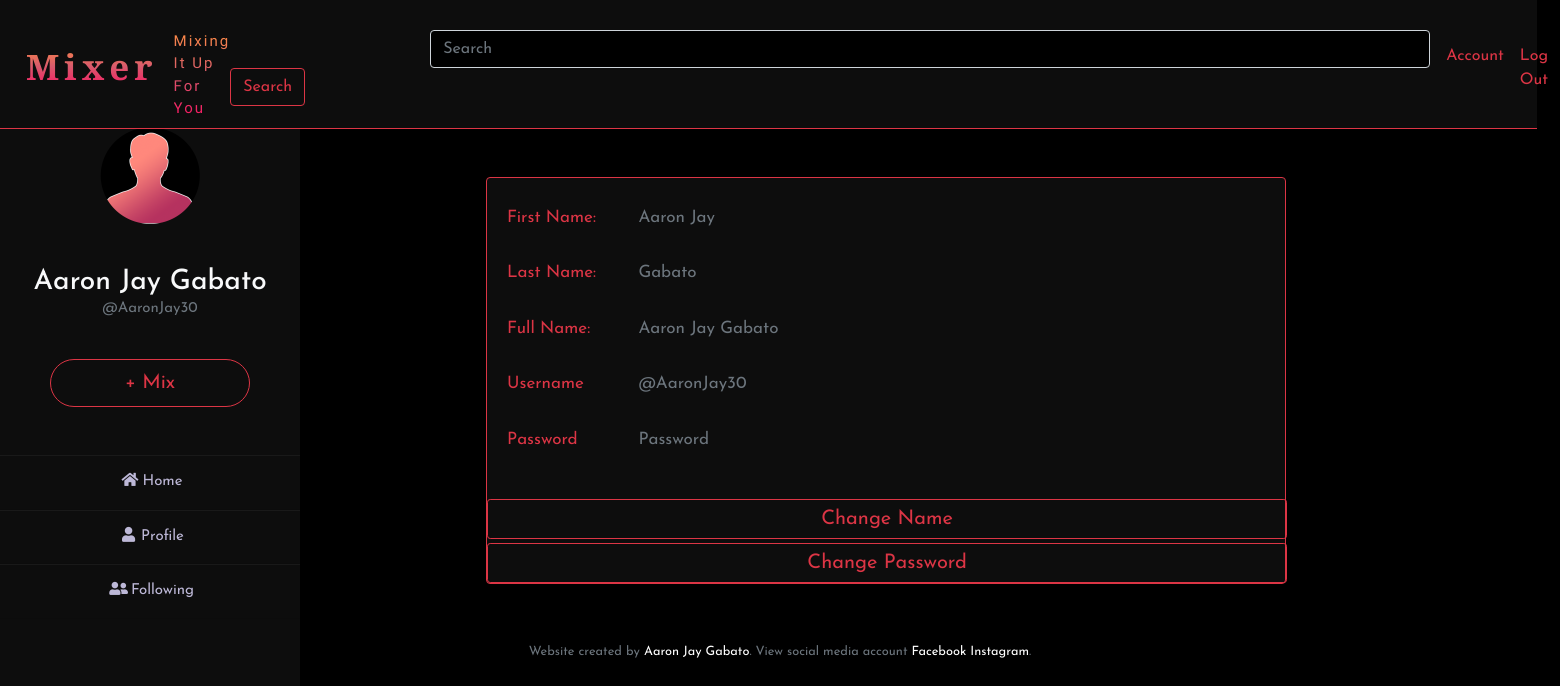
/account (signed in), run on the app's committed database.
### tables this page shows
CREATE TABLE users (id INTEGER, 
    username TEXT NOT NULL, 
    password TEXT NOT NULL, 
    firstName TEXT NOT NULL, 
    lastName TEXT NOT NULL, gender TEXT, profile INTEGER, 'full_name' text, 
    PRIMARY KEY(id));

### app.py (the view)
@app.route("/account", methods=["GET"])
@login_required
def account():
    user = db.execute("SELECT * from users WHERE id = ?", session["user_id"])
    return render_template("account.html", user=user)

### app.py (called while the page is built)
@app.after_request
def after_request(response):
    response.headers["Cache-Control"] = "no-cache, no-store, must-revalidate"
    response.headers["Expires"] = 0
    response.headers["Pragma"] = "no-cache"
    return response

### helpers.py (called while the page is built)
def login_required(f):
    @wraps(f)
    def decorated_function(*args, **kwargs):
        if session.get("user_id") is None:
            return redirect("/login")
        return f(*args, **kwargs)
    return decorated_function

### templates/account.html (shortened to what this page needs)
{% extends "layout.html" %}
{% block image %}
    {% for users in user %}
        <img src="/static/avatar/{{ users.profile }}.png" style="width: 100px; margin-left: 100px; margin-bottom: 40px;">
    {% endfor %}
{% endblock %}
{% block name %}
    {% for users in user %}
        {{ users.firstName }} {{ users.lastName }}
        <br>
        <div class="small text-center text-muted" style="font-size: 15px;">@{{users.username}}</div>
        <br>
    {% endfor %}
{% endblock %}
{% block search %}
    <form class="form-inline my-2 my-lg-0" action="/search" method="post">
        <input autocomplete="off" class="form-control mr-sm-2 text-danger" name="search" type="search" placeholder="Search" aria-label="Search" style="width: 1000px; margin-left: 200px;">
        <button class="btn btn-outline-danger my-2 my-sm-0" type="submit">Search</button>
    </form>
{% endblock %}
{% block push %}
<a href="/mix"><button type="button" class="btn btn-outline-danger btn-lg text-center" style="font-size: 20px; width: 200px; border-radius: 30px; z-index: 1;">+ Mix</button></a>
{% endblock %}
{% block page %}
  {% for users in user %}
    <div class="card border-danger" style="width: 800px; z-index: 0;">
      <div class="card-body">
        <div class="form-group row">
          <label for="firstname" class="col-sm-2 col-form-label text-danger"  style="font-size: 17px;">First Name:</label>
          <div class="col-sm-10">
            <input type="text" readonly class="form-control-plaintext text-secondary" id="firstname" value="{{ users.firstName }}"  style="font-size: 17px; width: 400px;">
          </div>
        </div>
        <div class="form-group row">
          <label for="lastname" class="col-sm-2 col-form-label text-danger"  style="font-size: 17px;">Last Name:</label>
          <div class="col-sm-10">
            <input type="text" readonly class="form-control-plaintext text-secondary" id="lastname" value="{{ users.lastName }}"  style="font-size: 17px; width: 400px;">
          </div>
        </div>
        <div class="form-group row">
          <label for="fullname" class="col-sm-2 col-form-label text-danger"  style="font-size: 17px;">Full Name:</label>
          <div class="col-sm-10">
            <input type="text" readonly class="form-control-plaintext text-secondary" id="fullname" value="{{ users.full_name }}"  style="font-size: 17px; width: 400px;">
          </div>
        </div>
        <div class="form-group row">
          <label for="username" class="col-sm-2 col-form-label text-danger"  style="font-size: 17px;">Username</label>
          <div class="col-sm-10">
            <input type="text" readonly class="form-control-plaintext text-secondary"  style="font-size: 17px; width: 400px;" id="username" value="@{{ users.username }}">
          </div>
        </div>
        <div class="form-group row">
          <label for="password" class="col-sm-2 col-form-label text-danger"  style="font-size: 17px;">Password</label>
          <div class="col-sm-10">
            <input type="text" readonly class="form-control-plaintext text-secondary"  style="font-size: 17px; width: 400px;" id="password" value="Password">
          </div>
        </div>
      </div>
      <form action="/edit_account/name" method="get">
        <button class="btn btn-outline-danger btn-sm" type="submit" style="margin-top: 4px;font-size: 20px; width: 800px; z-index: 0;">Change Name</button>
      </form>
      <form action="/edit_account/password" method="get">
        <button class="btn btn-outline-danger btn-sm" type="submit" style="margin-top: 4px;font-size: 20px; width: 800px; z-index: 0;">Change Password</button>
      </form>
    </div>
  {% endfor %}
{% endblock %}
{% block footer %}
    Website created by <a href="http://aaronjay.ml">Aaron Jay Gabato</a>. View social media account <a href="https://www.facebook.com/gabato.aaron30">Facebook</a> <a href="https://www.instagram.com/aaaaarondalla/">Instagram</a>.
{% endblock %}

### static/styles.css (style rules this page uses)
label { display: inline-block; width: 100px; text-align: left; }
.form-control:valid { background-color: black!important; }
a { color: white; }
.dark { background: black; }
.card { background: #0d0d0d; margin: 0 auto; float: none; margin-bottom: 10px; }
* { margin: 0; padding: 0; list-style: none; text-decoration: none; font-family: 'Josefin Sans', sans-serif; }

### data on the page
users: firstName "Aaron Jay", lastName "Gabato", username "AaronJay30", full_name "Aaron Jay Gabato", username "@AaronJay30"
